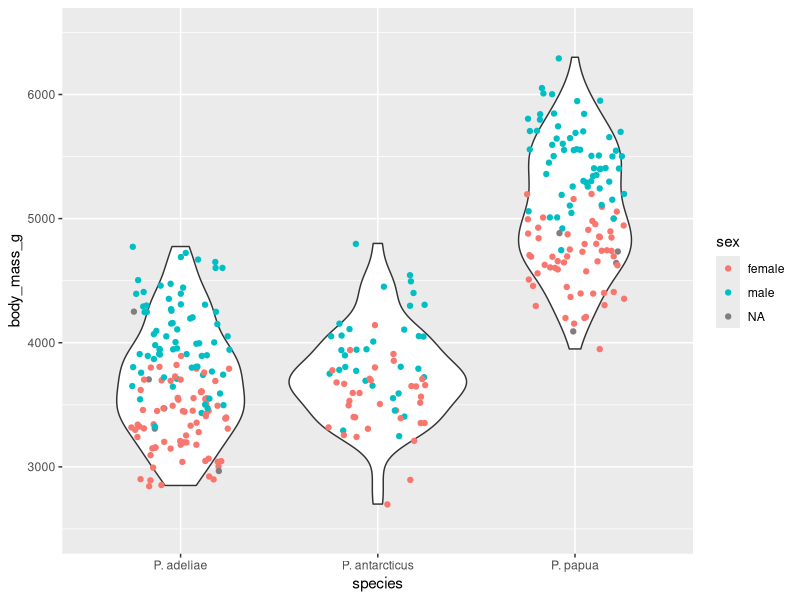
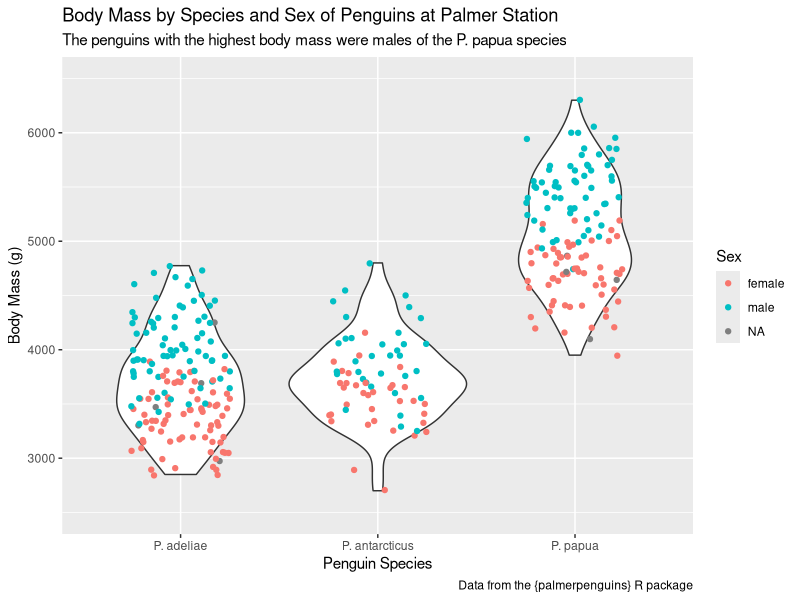
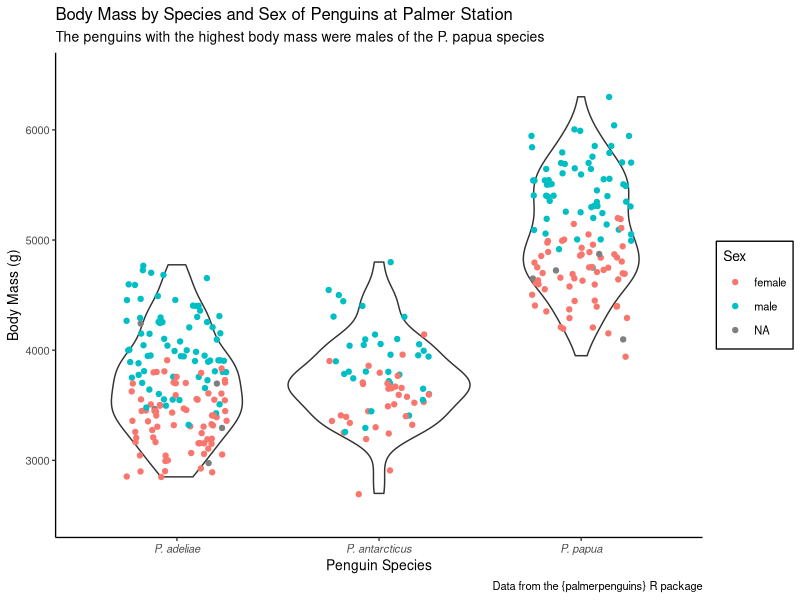
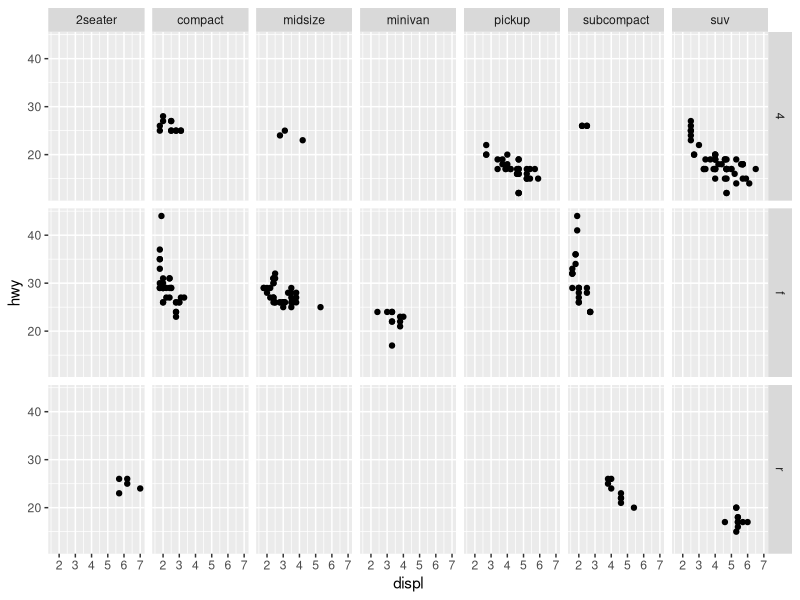
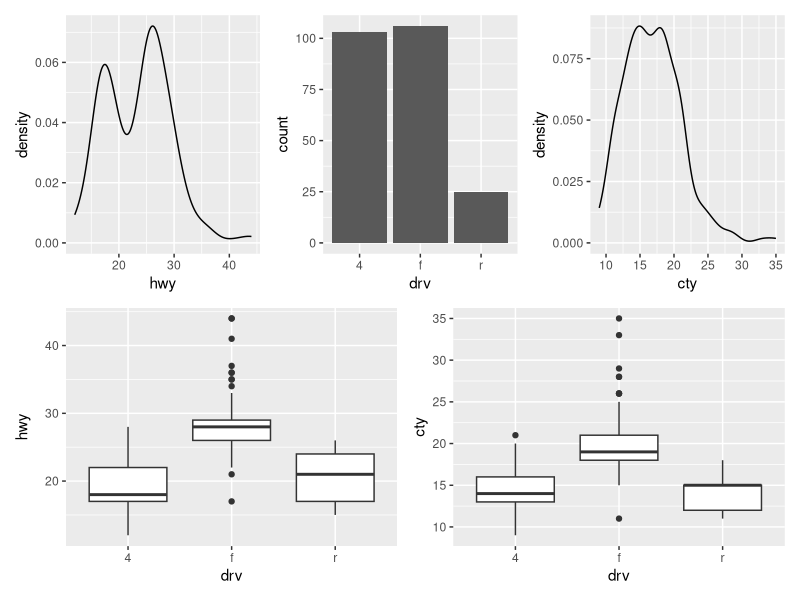
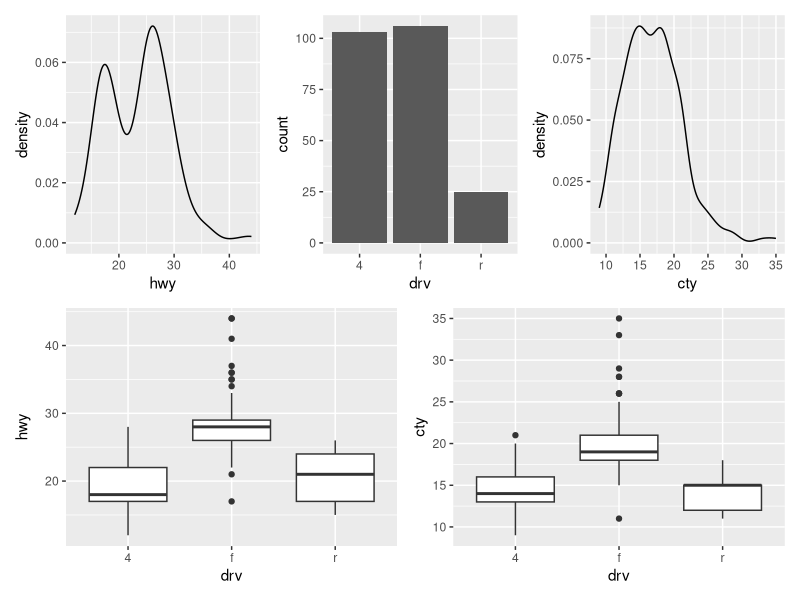
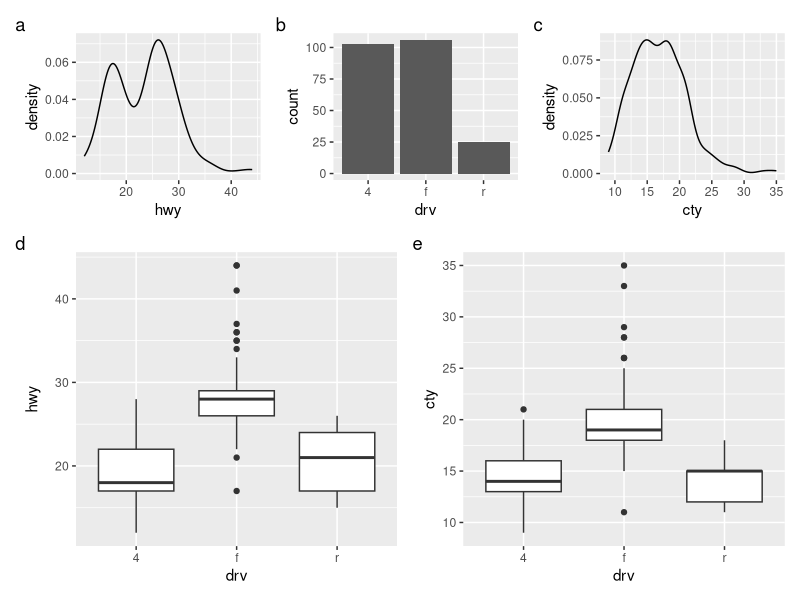

These charts were generated, in order, by the following R code:
## ---- chunk 1
#| message: false
#| warning: false

library(tidyverse)
library(palmerpenguins)

ggplot(penguins, aes(x = species, y = body_mass_g)) +
  geom_violin() + 
  geom_jitter(width = 0.25, aes(color = sex)) +
  scale_y_continuous(limits = c(2500, 6500)) +
  scale_x_discrete(
    labels = c(
      "Adelie" = "P. adeliae",
      "Chinstrap" = "P. antarcticus",
      "Gentoo" = "P. papua"
    )
  )
## ---- chunk 2
#| message: false
#| warning: false

ggplot(penguins, aes(x = species, y = body_mass_g)) +
  geom_violin() + 
  geom_jitter(width = 0.25, aes(color = sex)) +
  scale_y_continuous(limits = c(2500, 6500)) +
  scale_x_discrete(
    labels = c(
      "Adelie" = "P. adeliae",
      "Chinstrap" = "P. antarcticus",
      "Gentoo" = "P. papua"
    )
  ) +
  labs(
    x = "Penguin Species",
    y = "Body Mass (g)",
    color = "Sex",
    title = "Body Mass by Species and Sex of Penguins at Palmer Station",
    subtitle = "The penguins with the highest body mass were males of the P. papua species",
    caption = "Data from the {palmerpenguins} R package"
  )
## ---- chunk 3
#| message: false
#| warning: false

ggplot(penguins, aes(x = species, y = body_mass_g)) +
  geom_violin() + 
  geom_jitter(width = 0.25, aes(color = sex)) +
  scale_y_continuous(limits = c(2500, 6500)) +
  scale_x_discrete(
    labels = c(
      "Adelie" = "P. adeliae",
      "Chinstrap" = "P. antarcticus",
      "Gentoo" = "P. papua"
    )
  ) +
  labs(
    x = "Penguin Species",
    y = "Body Mass (g)",
    color = "Sex",
    title = "Body Mass by Species and Sex of Penguins at Palmer Station",
    subtitle = "The penguins with the highest body mass were males of the P. papua species",
    caption = "Data from the {palmerpenguins} R package"
  ) +
  theme_classic(base_size = 10) +
  theme(
    axis.text.x = element_text(face = "italic"),
    legend.background = element_rect(color = "black")
  )
## ---- chunk 4
#| message: false

library(tidyverse)
ggplot(mpg, aes(x = displ, y = hwy)) + 
  geom_point() + 
  facet_grid(drv~class)
## ---- chunk 5
#| message: false
#| echo: false

library(patchwork)
p1 <- ggplot(mpg, aes(x = hwy)) + geom_density()
p2 <- ggplot(mpg, aes(x = drv)) + geom_bar()
p3 <- ggplot(mpg, aes(x = cty)) + geom_density()
p4 <- ggplot(mpg, aes(x = drv, y = hwy)) + geom_boxplot()
p5 <- ggplot(mpg, aes(x = drv, y = cty)) + geom_boxplot()
((p1 + p2 + p3) / (p4 + p5))
## ---- chunk 6
#| message: false

library(patchwork)
p1 <- ggplot(mpg, aes(x = hwy)) + geom_density()
p2 <- ggplot(mpg, aes(x = drv)) + geom_bar()
p3 <- ggplot(mpg, aes(x = cty)) + geom_density()
p4 <- ggplot(mpg, aes(x = drv, y = hwy)) + geom_boxplot()
p5 <- ggplot(mpg, aes(x = drv, y = cty)) + geom_boxplot()
((p1 + p2 + p3) / (p4 + p5))
## ---- chunk 7
((p1 + p2 + p3) / (p4 + p5)) + 
  plot_layout(heights = c(1, 2)) +
  plot_annotation(tag_levels = "a")
